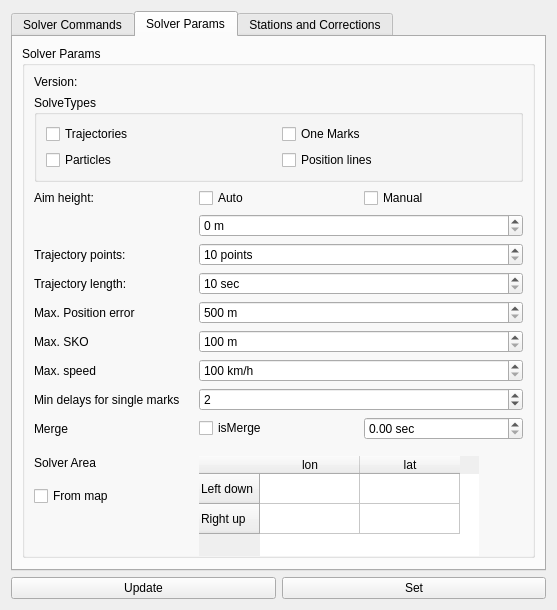
<?xml version="1.0" encoding="UTF-8"?>
<ui version="4.0">
 <class>SolverSetupWidget</class>
 <widget class="QWidget" name="SolverSetupWidget">
  <property name="geometry">
   <rect>
    <x>0</x>
    <y>0</y>
    <width>557</width>
    <height>562</height>
   </rect>
  </property>
  <property name="windowTitle">
   <string>Form</string>
  </property>
  <layout class="QGridLayout" name="gridLayout">
   <item row="2" column="0">
    <layout class="QHBoxLayout" name="horizontalLayout">
     <item>
      <widget class="QPushButton" name="pbGetAll">
       <property name="text">
        <string>Update</string>
       </property>
      </widget>
     </item>
     <item>
      <widget class="QPushButton" name="pbSetAll">
       <property name="text">
        <string>Set</string>
       </property>
      </widget>
     </item>
    </layout>
   </item>
   <item row="0" column="0">
    <widget class="QTabWidget" name="tabWidget">
     <property name="sizePolicy">
      <sizepolicy hsizetype="Preferred" vsizetype="Preferred">
       <horstretch>0</horstretch>
       <verstretch>0</verstretch>
      </sizepolicy>
     </property>
     <property name="currentIndex">
      <number>1</number>
     </property>
     <widget class="QWidget" name="tab">
      <attribute name="title">
       <string>Solver Commands</string>
      </attribute>
      <layout class="QGridLayout" name="gridLayout_7">
       <item row="0" column="0">
        <widget class="QGroupBox" name="groupBox_2">
         <property name="title">
          <string>Solver Commands</string>
         </property>
         <layout class="QGridLayout" name="gridLayout_3">
          <item row="0" column="3" rowspan="5">
           <widget class="Line" name="line_2">
            <property name="orientation">
             <enum>Qt::Vertical</enum>
            </property>
           </widget>
          </item>
          <item row="0" column="4">
           <layout class="QVBoxLayout" name="verticalLayout">
            <item>
             <widget class="QComboBox" name="cbClientType">
              <item>
               <property name="text">
                <string>Administrator</string>
               </property>
              </item>
              <item>
               <property name="text">
                <string>Operator</string>
               </property>
              </item>
              <item>
               <property name="text">
                <string>DataSender</string>
               </property>
              </item>
             </widget>
            </item>
            <item>
             <widget class="QLabel" name="label_2">
              <property name="text">
               <string>Password</string>
              </property>
             </widget>
            </item>
            <item>
             <widget class="QLineEdit" name="lePassword">
              <property name="echoMode">
               <enum>QLineEdit::PasswordEchoOnEdit</enum>
              </property>
             </widget>
            </item>
            <item>
             <widget class="QPushButton" name="pbSetUser">
              <property name="text">
               <string>Set</string>
              </property>
             </widget>
            </item>
           </layout>
          </item>
          <item row="0" column="0" rowspan="2" colspan="3">
           <layout class="QGridLayout" name="gridLayout_4">
            <item row="2" column="1">
             <widget class="QPushButton" name="pbCorReset">
              <property name="text">
               <string>Reset Corrections</string>
              </property>
             </widget>
            </item>
            <item row="4" column="0">
             <widget class="Line" name="line">
              <property name="orientation">
               <enum>Qt::Vertical</enum>
              </property>
             </widget>
            </item>
            <item row="3" column="1">
             <widget class="QPushButton" name="pbCorSave">
              <property name="text">
               <string>Save Corrections</string>
              </property>
             </widget>
            </item>
            <item row="0" column="0">
             <widget class="QPushButton" name="pbStop">
              <property name="text">
               <string>Stop</string>
              </property>
             </widget>
            </item>
            <item row="1" column="0">
             <widget class="QPushButton" name="pbRestart">
              <property name="text">
               <string>Restart</string>
              </property>
             </widget>
            </item>
            <item row="2" column="0">
             <widget class="QPushButton" name="pbClear">
              <property name="text">
               <string>Clear</string>
              </property>
             </widget>
            </item>
            <item row="0" column="1">
             <widget class="QPushButton" name="pbCorStart">
              <property name="text">
               <string>Start Corrections</string>
              </property>
             </widget>
            </item>
            <item row="1" column="1">
             <widget class="QPushButton" name="pbCorStop">
              <property name="text">
               <string>Stop Corrections</string>
              </property>
             </widget>
            </item>
           </layout>
          </item>
         </layout>
        </widget>
       </item>
      </layout>
     </widget>
     <widget class="QWidget" name="tab_2">
      <attribute name="title">
       <string>Solver Params</string>
      </attribute>
      <layout class="QGridLayout" name="gridLayout_6">
       <item row="0" column="0">
        <widget class="QGroupBox" name="groupBox">
         <property name="enabled">
          <bool>true</bool>
         </property>
         <property name="title">
          <string>Solver Params</string>
         </property>
         <layout class="QGridLayout" name="gridLayout_2">
          <item row="7" column="0">
           <widget class="QLabel" name="label_7">
            <property name="text">
             <string>Max. SKO</string>
            </property>
           </widget>
          </item>
          <item row="6" column="0">
           <widget class="QLabel" name="label_6">
            <property name="text">
             <string>Max. Position error</string>
            </property>
           </widget>
          </item>
          <item row="5" column="0">
           <widget class="QLabel" name="label_5">
            <property name="text">
             <string>Trajectory length:</string>
            </property>
           </widget>
          </item>
          <item row="11" column="1" rowspan="3" colspan="2">
           <widget class="QTableWidget" name="twWorkRect">
            <property name="enabled">
             <bool>true</bool>
            </property>
            <property name="minimumSize">
             <size>
              <width>280</width>
              <height>100</height>
             </size>
            </property>
            <property name="maximumSize">
             <size>
              <width>280</width>
              <height>80</height>
             </size>
            </property>
            <property name="frameShape">
             <enum>QFrame::NoFrame</enum>
            </property>
            <property name="frameShadow">
             <enum>QFrame::Plain</enum>
            </property>
            <property name="lineWidth">
             <number>0</number>
            </property>
            <property name="dragDropMode">
             <enum>QAbstractItemView::NoDragDrop</enum>
            </property>
            <property name="textElideMode">
             <enum>Qt::ElideNone</enum>
            </property>
            <property name="gridStyle">
             <enum>Qt::SolidLine</enum>
            </property>
            <property name="rowCount">
             <number>2</number>
            </property>
            <property name="columnCount">
             <number>2</number>
            </property>
            <row>
             <property name="text">
              <string>Left down</string>
             </property>
            </row>
            <row>
             <property name="text">
              <string>Right up</string>
             </property>
            </row>
            <column>
             <property name="text">
              <string>lon</string>
             </property>
            </column>
            <column>
             <property name="text">
              <string>lat</string>
             </property>
            </column>
           </widget>
          </item>
          <item row="2" column="0">
           <widget class="QLabel" name="label_3">
            <property name="text">
             <string>Aim height:</string>
            </property>
           </widget>
          </item>
          <item row="2" column="1">
           <widget class="QCheckBox" name="cbAuto">
            <property name="text">
             <string>Auto</string>
            </property>
           </widget>
          </item>
          <item row="1" column="0" colspan="3">
           <widget class="QGroupBox" name="groupBox_3">
            <property name="title">
             <string>SolveTypes</string>
            </property>
            <layout class="QGridLayout" name="gridLayout_5">
             <item row="0" column="0">
              <widget class="QCheckBox" name="cbTrajectories">
               <property name="text">
                <string>Trajectories</string>
               </property>
              </widget>
             </item>
             <item row="0" column="1">
              <widget class="QCheckBox" name="cbOneMarks">
               <property name="text">
                <string>One Marks</string>
               </property>
              </widget>
             </item>
             <item row="1" column="0">
              <widget class="QCheckBox" name="cbParticles">
               <property name="text">
                <string>Particles</string>
               </property>
              </widget>
             </item>
             <item row="1" column="1">
              <widget class="QCheckBox" name="cbPositionLines">
               <property name="text">
                <string>Position lines</string>
               </property>
              </widget>
             </item>
            </layout>
           </widget>
          </item>
          <item row="8" column="0">
           <widget class="QLabel" name="label_8">
            <property name="text">
             <string>Max. speed</string>
            </property>
           </widget>
          </item>
          <item row="5" column="1" colspan="2">
           <widget class="QSpinBox" name="sbTrajectoryLen">
            <property name="suffix">
             <string> sec</string>
            </property>
            <property name="minimum">
             <number>10</number>
            </property>
            <property name="maximum">
             <number>60000</number>
            </property>
           </widget>
          </item>
          <item row="12" column="0">
           <widget class="QCheckBox" name="checkBox">
            <property name="text">
             <string>From map</string>
            </property>
           </widget>
          </item>
          <item row="4" column="0">
           <widget class="QLabel" name="label_4">
            <property name="text">
             <string>Trajectory points:</string>
            </property>
           </widget>
          </item>
          <item row="4" column="1" colspan="2">
           <widget class="QSpinBox" name="sbTrajectoryPoints">
            <property name="suffix">
             <string> points</string>
            </property>
            <property name="minimum">
             <number>10</number>
            </property>
            <property name="maximum">
             <number>1000</number>
            </property>
           </widget>
          </item>
          <item row="6" column="1" colspan="2">
           <widget class="QSpinBox" name="sbPositionError">
            <property name="suffix">
             <string> m</string>
            </property>
            <property name="minimum">
             <number>500</number>
            </property>
            <property name="maximum">
             <number>15000</number>
            </property>
            <property name="singleStep">
             <number>100</number>
            </property>
           </widget>
          </item>
          <item row="11" column="0">
           <widget class="QLabel" name="label_9">
            <property name="text">
             <string>Solver Area</string>
            </property>
           </widget>
          </item>
          <item row="0" column="0">
           <widget class="QLabel" name="label">
            <property name="text">
             <string>Version:</string>
            </property>
           </widget>
          </item>
          <item row="3" column="1" colspan="2">
           <widget class="QSpinBox" name="sbAimHeight">
            <property name="suffix">
             <string> m</string>
            </property>
            <property name="prefix">
             <string/>
            </property>
            <property name="maximum">
             <number>10000</number>
            </property>
            <property name="singleStep">
             <number>100</number>
            </property>
           </widget>
          </item>
          <item row="8" column="1" colspan="2">
           <widget class="QSpinBox" name="sbSpeed">
            <property name="suffix">
             <string> km/h</string>
            </property>
            <property name="minimum">
             <number>100</number>
            </property>
            <property name="maximum">
             <number>2000</number>
            </property>
           </widget>
          </item>
          <item row="0" column="1" colspan="2">
           <widget class="QLabel" name="lblSolverVersion">
            <property name="text">
             <string/>
            </property>
           </widget>
          </item>
          <item row="9" column="0">
           <widget class="QLabel" name="label_13">
            <property name="text">
             <string>Min delays for single marks</string>
            </property>
           </widget>
          </item>
          <item row="7" column="1" colspan="2">
           <widget class="QSpinBox" name="sbSKO">
            <property name="suffix">
             <string> m</string>
            </property>
            <property name="minimum">
             <number>100</number>
            </property>
            <property name="maximum">
             <number>10000</number>
            </property>
            <property name="singleStep">
             <number>100</number>
            </property>
           </widget>
          </item>
          <item row="2" column="2">
           <widget class="QCheckBox" name="cbManual">
            <property name="text">
             <string>Manual</string>
            </property>
           </widget>
          </item>
          <item row="9" column="1" colspan="2">
           <widget class="QSpinBox" name="sbMinDelays">
            <property name="value">
             <number>2</number>
            </property>
           </widget>
          </item>
          <item row="10" column="0">
           <widget class="QLabel" name="label_14">
            <property name="text">
             <string>Merge</string>
            </property>
           </widget>
          </item>
          <item row="10" column="1">
           <widget class="QCheckBox" name="cbIsMerge">
            <property name="text">
             <string>isMerge</string>
            </property>
           </widget>
          </item>
          <item row="10" column="2">
           <widget class="QDoubleSpinBox" name="sbMergeTime">
            <property name="suffix">
             <string> sec</string>
            </property>
            <property name="minimum">
             <double>0.000000000000000</double>
            </property>
            <property name="maximum">
             <double>10.000000000000000</double>
            </property>
           </widget>
          </item>
         </layout>
        </widget>
       </item>
       <item row="1" column="0">
        <spacer name="verticalSpacer">
         <property name="orientation">
          <enum>Qt::Vertical</enum>
         </property>
         <property name="sizeHint" stdset="0">
          <size>
           <width>20</width>
           <height>40</height>
          </size>
         </property>
        </spacer>
       </item>
      </layout>
     </widget>
     <widget class="QWidget" name="tab_3">
      <attribute name="title">
       <string>Stations and Corrections</string>
      </attribute>
      <layout class="QGridLayout" name="gridLayout_8">
       <item row="3" column="1">
        <widget class="QPushButton" name="pushButton_2">
         <property name="text">
          <string>Add</string>
         </property>
        </widget>
       </item>
       <item row="1" column="0" colspan="3">
        <widget class="QTableWidget" name="twStations">
         <property name="minimumSize">
          <size>
           <width>400</width>
           <height>0</height>
          </size>
         </property>
         <property name="maximumSize">
          <size>
           <width>400</width>
           <height>500</height>
          </size>
         </property>
         <property name="frameShape">
          <enum>QFrame::NoFrame</enum>
         </property>
         <property name="frameShadow">
          <enum>QFrame::Plain</enum>
         </property>
         <property name="lineWidth">
          <number>0</number>
         </property>
         <property name="dragDropMode">
          <enum>QAbstractItemView::NoDragDrop</enum>
         </property>
         <property name="gridStyle">
          <enum>Qt::SolidLine</enum>
         </property>
         <property name="rowCount">
          <number>0</number>
         </property>
         <property name="columnCount">
          <number>4</number>
         </property>
         <column>
          <property name="text">
           <string>Station</string>
          </property>
         </column>
         <column>
          <property name="text">
           <string>Lon</string>
          </property>
         </column>
         <column>
          <property name="text">
           <string>Lat</string>
          </property>
         </column>
         <column>
          <property name="text">
           <string>Height</string>
          </property>
         </column>
        </widget>
       </item>
       <item row="3" column="0">
        <widget class="QCheckBox" name="checkBox_2">
         <property name="text">
          <string>Click on map</string>
         </property>
        </widget>
       </item>
       <item row="0" column="1">
        <widget class="QLabel" name="label_10">
         <property name="text">
          <string>Stations Coordinates:</string>
         </property>
        </widget>
       </item>
       <item row="4" column="0" colspan="3">
        <widget class="QTableWidget" name="tableWidget_3">
         <property name="minimumSize">
          <size>
           <width>320</width>
           <height>50</height>
          </size>
         </property>
         <property name="maximumSize">
          <size>
           <width>320</width>
           <height>60</height>
          </size>
         </property>
         <property name="lineWidth">
          <number>0</number>
         </property>
         <property name="verticalScrollBarPolicy">
          <enum>Qt::ScrollBarAlwaysOff</enum>
         </property>
         <property name="horizontalScrollBarPolicy">
          <enum>Qt::ScrollBarAlwaysOff</enum>
         </property>
         <row>
          <property name="text">
           <string>Iri</string>
          </property>
         </row>
         <column>
          <property name="text">
           <string>Lat</string>
          </property>
         </column>
         <column>
          <property name="text">
           <string>Lon</string>
          </property>
         </column>
         <column>
          <property name="text">
           <string>Height</string>
          </property>
         </column>
        </widget>
       </item>
       <item row="7" column="0">
        <widget class="QPlainTextEdit" name="plainTextEdit"/>
       </item>
       <item row="3" column="2">
        <widget class="QPushButton" name="pushButton_3">
         <property name="text">
          <string>Remove</string>
         </property>
        </widget>
       </item>
       <item row="8" column="1">
        <spacer name="verticalSpacer_2">
         <property name="orientation">
          <enum>Qt::Vertical</enum>
         </property>
         <property name="sizeHint" stdset="0">
          <size>
           <width>20</width>
           <height>40</height>
          </size>
         </property>
        </spacer>
       </item>
       <item row="7" column="1" colspan="4">
        <widget class="QPlainTextEdit" name="plainTextEdit_2"/>
       </item>
       <item row="5" column="0">
        <widget class="QCheckBox" name="checkBox_3">
         <property name="text">
          <string>Click on map</string>
         </property>
        </widget>
       </item>
       <item row="3" column="3">
        <spacer name="horizontalSpacer">
         <property name="orientation">
          <enum>Qt::Horizontal</enum>
         </property>
         <property name="sizeHint" stdset="0">
          <size>
           <width>67</width>
           <height>20</height>
          </size>
         </property>
        </spacer>
       </item>
       <item row="6" column="0">
        <widget class="QLabel" name="label_11">
         <property name="text">
          <string>Corrections</string>
         </property>
        </widget>
       </item>
       <item row="6" column="1">
        <widget class="QLabel" name="label_12">
         <property name="text">
          <string>Accurancy</string>
         </property>
        </widget>
       </item>
      </layout>
     </widget>
    </widget>
   </item>
  </layout>
 </widget>
 <resources/>
 <connections/>
</ui>
